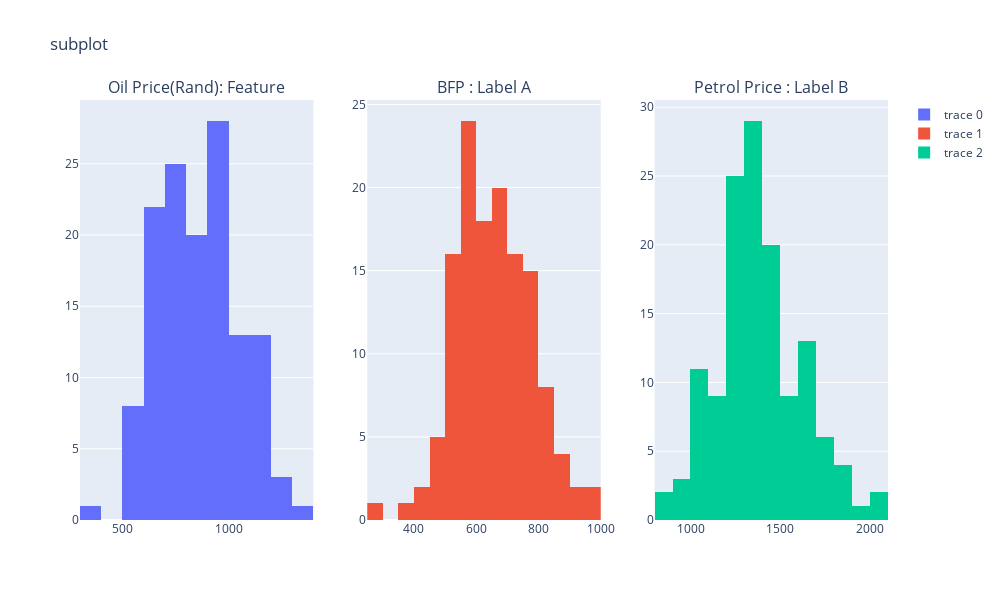

Write notebook code for a chart like this one.
### Code cell
from plotly.subplots import make_subplots
import plotly.graph_objs as go
from plotly.offline import iplot


# chart 1
chart1 = go.Histogram(x=dataset.Oil_Rand)

# chart 2
chart2 = go.Histogram(x=dataset.BFP)

#chart 3
chart3 = go.Histogram(x=dataset.Total_Price)


fig = make_subplots(rows=1, cols=3, subplot_titles=("Oil Price(Rand): Feature", "BFP : Label A", "Petrol Price : Label B"))
fig.append_trace(chart1, 1, 1)
fig.append_trace(chart2, 1, 2)
fig.append_trace(chart3, 1, 3)
fig['layout'].update(height=600, width=1000,
					title='subplot')
iplot(fig)

### Figure 1 — Plotly figure (JSON) as saved in the notebook; plotly's stock layout.template omitted (floating-point values rounded to 4 significant figures; data arrays with more than 128 entries replaced by an {"elided": "..."} marker saying what was removed)
{"data": [{"type": "histogram", "x": {"elided": "134 float values"}, "xaxis": "x", "yaxis": "y"}, {"type": "histogram", "x": {"elided": "134 float values"}, "xaxis": "x2", "yaxis": "y2"}, {"type": "histogram", "x": {"elided": "134 int values"}, "xaxis": "x3", "yaxis": "y3"}], "layout": {"annotations": [{"font": {"size": 16}, "showarrow": false, "text": "Oil Price(Rand): Feature", "x": 0.1444, "xanchor": "center", "xref": "paper", "y": 1, "yanchor": "bottom", "yref": "paper"}, {"font": {"size": 16}, "showarrow": false, "text": "BFP : Label A", "x": 0.5, "xanchor": "center", "xref": "paper", "y": 1, "yanchor": "bottom", "yref": "paper"}, {"font": {"size": 16}, "showarrow": false, "text": "Petrol Price : Label B", "x": 0.8556, "xanchor": "center", "xref": "paper", "y": 1, "yanchor": "bottom", "yref": "paper"}], "height": 600, "title": {"text": "subplot"}, "width": 1000, "xaxis": {"anchor": "y", "domain": [0, 0.2889]}, "xaxis2": {"anchor": "y2", "domain": [0.3556, 0.6444]}, "xaxis3": {"anchor": "y3", "domain": [0.7111, 1]}, "yaxis": {"anchor": "x", "domain": [0, 1]}, "yaxis2": {"anchor": "x2", "domain": [0, 1]}, "yaxis3": {"anchor": "x3", "domain": [0, 1]}}}
